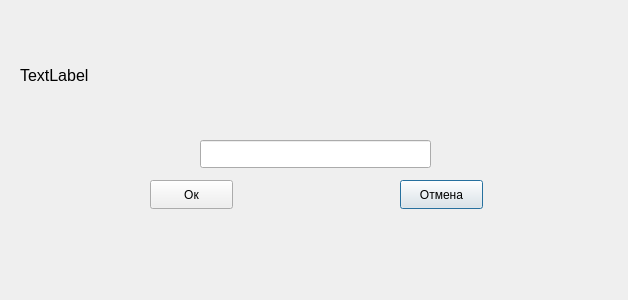
<?xml version="1.0" encoding="UTF-8"?>
<ui version="4.0">
 <class>task1</class>
 <widget class="QDialog" name="task1">
  <property name="geometry">
   <rect>
    <x>0</x>
    <y>0</y>
    <width>628</width>
    <height>300</height>
   </rect>
  </property>
  <property name="windowTitle">
   <string>Dialog</string>
  </property>
  <widget class="QLineEdit" name="lineEdit_Task1">
   <property name="geometry">
    <rect>
     <x>200</x>
     <y>140</y>
     <width>231</width>
     <height>28</height>
    </rect>
   </property>
  </widget>
  <widget class="QPushButton" name="pushButton_Task1_Cancel">
   <property name="geometry">
    <rect>
     <x>400</x>
     <y>180</y>
     <width>83</width>
     <height>29</height>
    </rect>
   </property>
   <property name="text">
    <string>Отмена</string>
   </property>
  </widget>
  <widget class="QPushButton" name="pushButton_Task1_Ok">
   <property name="geometry">
    <rect>
     <x>150</x>
     <y>180</y>
     <width>83</width>
     <height>29</height>
    </rect>
   </property>
   <property name="text">
    <string>Ок</string>
   </property>
  </widget>
  <widget class="QLabel" name="label_test1">
   <property name="geometry">
    <rect>
     <x>20</x>
     <y>30</y>
     <width>581</width>
     <height>91</height>
    </rect>
   </property>
   <property name="text">
    <string>&lt;html&gt;&lt;head/&gt;&lt;body&gt;&lt;p&gt;&lt;span style=&quot; font-size:12pt;&quot;&gt;TextLabel&lt;/span&gt;&lt;/p&gt;&lt;/body&gt;&lt;/html&gt;</string>
   </property>
  </widget>
 </widget>
 <resources/>
 <connections/>
</ui>
